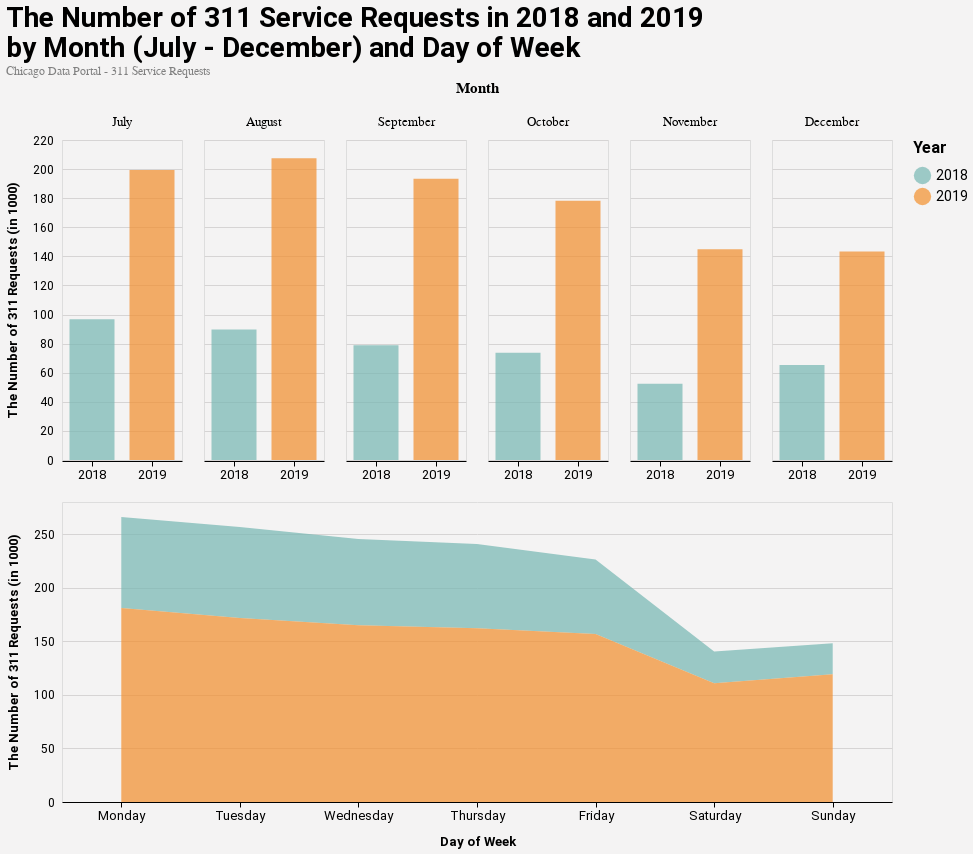

Here is the notebook cell this chart was saved with:
### Markdown cell above
#### *Chart #1*

### Code cell
count

### Figure 1 — Vega-Lite specification as saved in the notebook (floating-point values rounded to 4 significant figures)
{"config": {"title": {"anchor": "start", "fontSize": 28, "font": "Roboto", "fontColor": "#000000"}, "subtitle": {"font": "Roboto", "fontSize": 24, "fontColor": "#838383", "subtitlePadding": 10}, "caption": {"font": "Roboto", "fontSize": 26, "fontColor": "#000000"}, "axisX": {"domain": true, "domainColor": "#000000", "domainWidth": 1, "grid": false, "labelFontSize": 13, "labelFont": "Roboto", "labelAngle": 0, "tickColor": "#000000", "tickSize": 5, "titleFontSize": 13, "titlePadding": 13, "titleFont": "Roboto", "title": ""}, "axisY": {"domain": false, "grid": true, "gridColor": "#d6d4d4", "gridWidth": 1, "labelFontSize": 12, "labelFont": "Roboto", "labelPadding": 8, "ticks": false, "titleFontSize": 13, "titlePadding": 13, "titleFont": "Roboto", "titleAngle": 270}, "background": "#f4f3f3", "legend": {"labelFontSize": 14, "labelFont": "Roboto", "symbolSize": 300, "symbolType": "circle", "titleFontSize": 16, "titlePadding": 10, "titleFont": "Roboto", "orient": "right", "offset": 20}, "range": {"category": ["#76b7b2", "#f28e2b", "#e15759", "#4e79a7", "#59a14f", "#edc948", "#b07aa1", "#ff9da7", "#9c755f", "#bab0ac"], "diverging": ["#e1f5fe", "#b3e5fc", "#81d4fa", "#4fc3f7", "#29b6f6", "#03a9f4", "#039be5", "#0288d1", "#0277bd", "#01579b"]}, "geoshape": {"category": ["#76b7b2", "#f28e2b", "#e15759", "#4e79a7", "#59a14f", "#edc948", "#b07aa1", "#ff9da7", "#9c755f", "#bab0ac"], "diverging": ["#e1f5fe", "#b3e5fc", "#81d4fa", "#4fc3f7", "#29b6f6", "#03a9f4", "#039be5", "#0288d1", "#0277bd", "#01579b"]}, "area": {"category": ["#76b7b2", "#f28e2b", "#e15759", "#4e79a7", "#59a14f", "#edc948", "#b07aa1", "#ff9da7", "#9c755f", "#bab0ac"], "fill": "#1696d2", "opacity": 0.7}, "line": {"color": "#1696d2", "stroke": "#1696d2", "strokewidth": 5}, "point": {"filled": true}, "circle": {"color": "#4e79a7", "size": 13}, "text": {"font": "Roboto", "color": "#1696d2", "fontSize": 11, "align": "right", "fontWeight": 400, "size": 11}, "bar": {"size": 40, "binSpacing": 1, "continuousBandSize": 30, "discreteBandSize": 30, "fill": "#1696d2", "stroke": false, "opacity": 0.7}}, "vconcat": [{"data": {"name": "data-68fc2bde755fbb84418230eba4a65fcc"}, "mark": {"type": "bar", "opacity": 0.7, "size": 45}, "encoding": {"color": {"type": "nominal", "field": "CREATED_YEAR", "legend": {"title": "Year"}}, "column": {"type": "nominal", "field": "MONTH", "header": {"labelFontSize": 13, "title": "Month", "titleFontSize": 15}, "sort": ["July", "August", "September", "October", "November", "December"]}, "x": {"type": "nominal", "axis": {"labelAngle": 0}, "field": "CREATED_YEAR", "title": ""}, "y": {"type": "quantitative", "field": "COUNT", "title": "The Number of 311 Requests (in 1000)"}}, "height": 320, "title": {"text": ["The Number of 311 Service Requests in 2018 and 2019", "by Month (July - December) and Day of Week"], "subtitle": ["Chicago Data Portal - 311 Service Requests"], "subtitleColor": "grey"}, "width": 120}, {"data": {"name": "data-e0882d25a1a8a2b2d45a39472b240754"}, "mark": "area", "encoding": {"color": {"type": "nominal", "field": "CREATED_YEAR", "legend": {"title": ""}}, "x": {"type": "nominal", "axis": {"labelAngle": 0}, "field": "CREATED_DAY_OF_WEEK", "sort": ["Monday", "Tuesday", "Wednesday", "Thursday", "Friday", "Saturday", "Sunday"], "title": "Day of Week"}, "y": {"type": "quantitative", "field": "COUNT", "title": "The Number of 311 Requests (in 1000)"}}, "height": 300, "width": 830}], "$schema": "https://vega.github.io/schema/vega-lite/v4.0.2.json", "datasets": {"data-68fc2bde755fbb84418230eba4a65fcc": [{"CREATED_MONTH": 7, "CREATED_YEAR": 2018, "COUNT": 96.75, "MONTH": "July"}, {"CREATED_MONTH": 8, "CREATED_YEAR": 2018, "COUNT": 89.69, "MONTH": "August"}, {"CREATED_MONTH": 9, "CREATED_YEAR": 2018, "COUNT": 78.89, "MONTH": "September"}, {"CREATED_MONTH": 10, "CREATED_YEAR": 2018, "COUNT": 73.76, "MONTH": "October"}, {"CREATED_MONTH": 11, "CREATED_YEAR": 2018, "COUNT": 52.45, "MONTH": "November"}, {"CREATED_MONTH": 12, "CREATED_YEAR": 2018, "COUNT": 65.29, "MONTH": "December"}, {"CREATED_MONTH": 7, "CREATED_YEAR": 2019, "COUNT": 199.4, "MONTH": "July"}, {"CREATED_MONTH": 8, "CREATED_YEAR": 2019, "COUNT": 207.5, "MONTH": "August"}, {"CREATED_MONTH": 9, "CREATED_YEAR": 2019, "COUNT": 193.3, "MONTH": "September"}, {"CREATED_MONTH": 10, "CREATED_YEAR": 2019, "COUNT": 178.2, "MONTH": "October"}, {"CREATED_MONTH": 11, "CREATED_YEAR": 2019, "COUNT": 144.9, "MONTH": "November"}, {"CREATED_MONTH": 12, "CREATED_YEAR": 2019, "COUNT": 143.4, "MONTH": "December"}], "data-e0882d25a1a8a2b2d45a39472b240754": [{"CREATED_DAY_OF_WEEK": "Sunday", "CREATED_YEAR": 2018, "COUNT": 28.92}, {"CREATED_DAY_OF_WEEK": "Monday", "CREATED_YEAR": 2018, "COUNT": 84.81}, {"CREATED_DAY_OF_WEEK": "Tuesday", "CREATED_YEAR": 2018, "COUNT": 84.89}, {"CREATED_DAY_OF_WEEK": "Wednesday", "CREATED_YEAR": 2018, "COUNT": 80.42}, {"CREATED_DAY_OF_WEEK": "Thursday", "CREATED_YEAR": 2018, "COUNT": 78.57}, {"CREATED_DAY_OF_WEEK": "Friday", "CREATED_YEAR": 2018, "COUNT": 69.58}, {"CREATED_DAY_OF_WEEK": "Saturday", "CREATED_YEAR": 2018, "COUNT": 29.66}, {"CREATED_DAY_OF_WEEK": "Sunday", "CREATED_YEAR": 2019, "COUNT": 119.2}, {"CREATED_DAY_OF_WEEK": "Monday", "CREATED_YEAR": 2019, "COUNT": 181.1}, {"CREATED_DAY_OF_WEEK": "Tuesday", "CREATED_YEAR": 2019, "COUNT": 171.8}, {"CREATED_DAY_OF_WEEK": "Wednesday", "CREATED_YEAR": 2019, "COUNT": 164.9}, {"CREATED_DAY_OF_WEEK": "Thursday", "CREATED_YEAR": 2019, "COUNT": 162.2}, {"CREATED_DAY_OF_WEEK": "Friday", "CREATED_YEAR": 2019, "COUNT": 156.7}, {"CREATED_DAY_OF_WEEK": "Saturday", "CREATED_YEAR": 2019, "COUNT": 110.8}]}}
